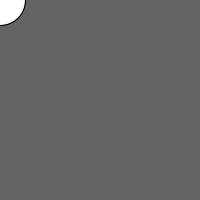
Frame 1 (no input)
Frame 60 (the mouse pressed at the canvas centre just before this capture): identical to frame 1, image omitted
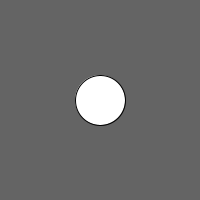
Frame 120 (the mouse held since frame 60 and released just before this capture)

The Processing sketch that drew these frames (run headless with seeded random() and noise(); from frame 60 on, the mouse is pressed at the canvas centre):

// Processing sketch: mouseFollowing
// ── mouseFollowing.pde
// Setup Sketch window and settings
void setup() {
  size(200, 200);
  background(100);
  ellipseMode(CENTER);
  rectMode(CENTER);
  frameRate(20);

}

//int y = 0;

// Code that repeats over and over,
// 2 times per second
void draw() {
  // Draw a frame
  //y = y + 20;
  background(100);
  ellipse(mouseX, mouseY, 50, 50);
}
